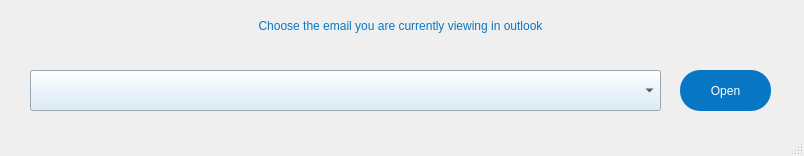
<?xml version="1.0" encoding="UTF-8"?>
<ui version="4.0">
 <class>MainWindow</class>
 <widget class="QMainWindow" name="MainWindow">
  <property name="geometry">
   <rect>
    <x>0</x>
    <y>0</y>
    <width>804</width>
    <height>156</height>
   </rect>
  </property>
  <property name="sizePolicy">
   <sizepolicy hsizetype="Fixed" vsizetype="Fixed">
    <horstretch>0</horstretch>
    <verstretch>0</verstretch>
   </sizepolicy>
  </property>
  <property name="windowTitle">
   <string>Secure Outlook</string>
  </property>
  <widget class="QWidget" name="centralwidget">
   <widget class="QComboBox" name="accCom">
    <property name="enabled">
     <bool>true</bool>
    </property>
    <property name="geometry">
     <rect>
      <x>30</x>
      <y>70</y>
      <width>631</width>
      <height>41</height>
     </rect>
    </property>
    <property name="styleSheet">
     <string notr="true">background-color: rgb(212, 232, 247);</string>
    </property>
    <property name="editable">
     <bool>false</bool>
    </property>
    <property name="placeholderText">
     <string>Pick a Node to Delete</string>
    </property>
   </widget>
   <widget class="QPushButton" name="openAccbtn">
    <property name="enabled">
     <bool>true</bool>
    </property>
    <property name="geometry">
     <rect>
      <x>680</x>
      <y>70</y>
      <width>91</width>
      <height>41</height>
     </rect>
    </property>
    <property name="styleSheet">
     <string notr="true">color: rgb(255, 255, 255);
font: 75 16pt &quot;Cambria&quot;;
background-color:rgb(7, 119, 197);
border-radius:20px;
</string>
    </property>
    <property name="text">
     <string>Open</string>
    </property>
   </widget>
   <widget class="QLabel" name="Text_2">
    <property name="geometry">
     <rect>
      <x>0</x>
      <y>10</y>
      <width>801</width>
      <height>31</height>
     </rect>
    </property>
    <property name="styleSheet">
     <string notr="true">color: rgb(7, 119, 197);
font: 75 16pt &quot;Cambria&quot;;</string>
    </property>
    <property name="text">
     <string>Choose the email you are currently viewing in outlook</string>
    </property>
    <property name="alignment">
     <set>Qt::AlignCenter</set>
    </property>
   </widget>
  </widget>
  <widget class="QStatusBar" name="statusbar">
   <property name="font">
    <font>
     <pointsize>8</pointsize>
    </font>
   </property>
  </widget>
 </widget>
 <resources/>
 <connections/>
</ui>
